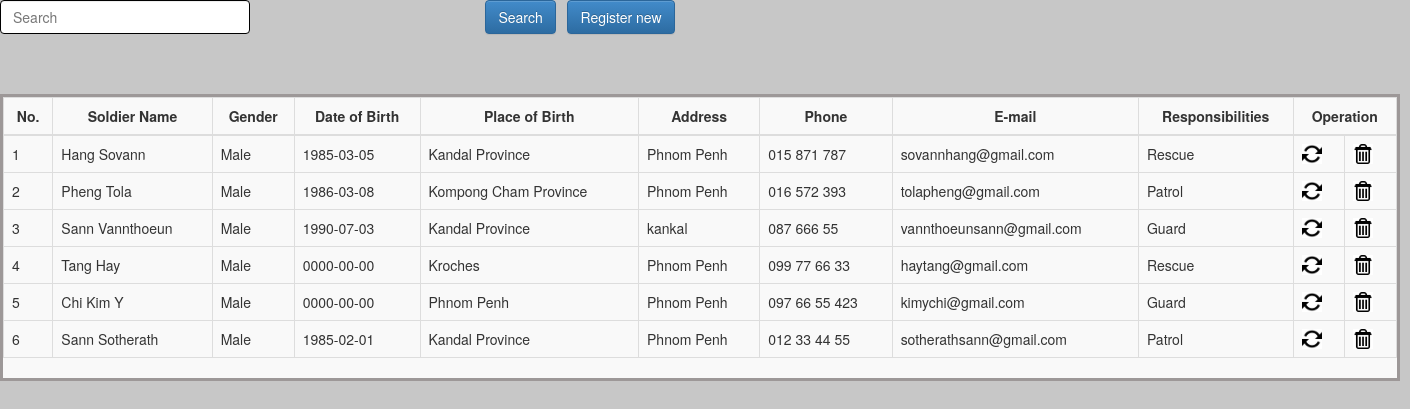
/View_Soldiers.php, run on the app's committed database.
### tables this page shows
CREATE TABLE `sol_tbl` (
  `sol_id` int(10) UNSIGNED NOT NULL,
  `f_name` varchar(30) NOT NULL,
  `l_name` varchar(30) NOT NULL,
  `gender` char(10) NOT NULL,
  `dob` date NOT NULL,
  `pob` varchar(100) NOT NULL,
  `address` varchar(100) NOT NULL,
  `phone` varchar(50) NOT NULL,
  `email` varchar(50) NOT NULL,
  `note` varchar(100) NOT NULL
);

### View_Soldiers.php (the view, shortened to what this page needs)
<!DOCTYPE html PUBLIC "-//W3C//DTD XHTML 1.0 Transitional//EN" "http://www.w3.org/TR/xhtml1/DTD/xhtml1-transitional.dtd">
<html xmlns="http://www.w3.org/1999/xhtml">
<head>
<link rel="stylesheet" type="text/css" href="bootstrap/css/bootstrap.css"/>
<link rel="stylesheet" type="text/css" href="bootstrap/css/bootstrap.min.css"/>
<link rel="stylesheet" type="text/css" href="bootstrap/css/bootstrap-theme.css"/>
<link rel="stylesheet" type="text/css" href="bootstrap/css/bootstrap-theme.min.css"/>
<link rel="stylesheet" type="text/css" href="css/style_view.css" />
</head>
<body>
    <div class="btn_pos">
        <form method="post">
            <input type="text" name="searchtxt" class="input_box_pos form-control" placeholder="Search" />
            <div class="btn_pos_search">
            <input type="submit" class="btn btn-primary btn-large" value="Search"/>&nbsp;&nbsp;
            <a href="?tag=soldier_entry"><input type="button" class="btn btn-large btn-primary" value="Register new" name="butAdd"/></a>
            </div>
        </form>
    </div><br><br>
<br />
<div class="table_margin">
<table class="table table-bordered">
        <thead>
            <tr>
            <th style="text-align: center;">No.</th>
            <th style="text-align: center;">Soldier Name</th>
            <th style="text-align: center;">Gender</th>
            <th style="text-align: center;">Date of Birth</th>
            <th style="text-align: center;">Place of Birth</th>
            <th style="text-align: center;">Address</th>
            <th style="text-align: center;">Phone</th>
            <th style="text-align: center;">E-mail</th>
            <th style="text-align: center;">Responsibilities</th>
            <th style="text-align: center;" colspan="2">Operation</th>
        </tr>
        </thead>
         <?php
		 $key="";
	if($key !="")
		$sql_sel=mysqli_query($dbhandle, "SELECT * FROM sol_tbl WHERE f_name  like '%$key%' or l_name like '%$key%' or note like '%$key%'");
	else
        $sql_sel=mysqli_query($dbhandle, "SELECT * FROM sol_tbl");
    $i=0;
    while($row=mysqli_fetch_array($sql_sel)){
    $i++;
    ?>
      <tr>
            <td><?php echo $i;?></td>
            <td><?php echo $row['f_name']."    ".$row['l_name'];?></td>
            <td><?php echo $row['gender'];?></td>
            <td><?php echo $row['dob'];?></td>
            <td><?php echo $row['pob'];?></td>
            <td><?php echo $row['address'];?></td>
            <td><?php echo $row['phone'];?></td>
            <td><?php echo $row['email'];?></td>
            <td><?php echo $row['note'];?></td>
            <td><a href="?tag=soldier_entry&opr=upd&rs_id=<?php echo $row['sol_id'];?>" title="Upate"><img style="-webkit-box-shadow: 0px 0px 0px 0px rgba(50, 50, 50, 0.75);-moz-box-shadow:    0px 0px 0px 0px rgba(50, 50, 50, 0.75);box-shadow:         0px 0px 0px 0px rgba(50, 50, 50, 0.75);" src="picture/update.png" height="20" alt="Update" /></a></td>
            <td><a href="?tag=view_soldiers&opr=del&rs_id=<?php echo $row['sol_id'];?>" title="Delete"><img style="-webkit-box-shadow: 0px 0px 0px 0px rgba(50, 50, 50, 0.75);-moz-box-shadow:    0px 0px 0px 0px rgba(50, 50, 50, 0.75);box-shadow:         0px 0px 0px 0px rgba(50, 50, 50, 0.75);" src="picture/delete.jpg" height="20" alt="Delete" /></a></td>
        </tr>
    <?php
    }
    ?>
    </table>
</div>
</body>
</html>

### css/style_view.css (style rules this page uses)
body { background-color: #c7c7c7; }
.table_margin { background-color: #f9f9f9; }
.table_margin { width: 1400px; border: 3px solid #9d9898; }
.btn_pos { text-align: center; }
.input_box_pos { width: 250px; border: 1px solid black; float: left; }
.btn_pos { margin-right: 500px; }

### data on the page
sol_tbl: f_name "Hang", l_name "Sovann", gender "Male", dob "1985-03-05", pob "Kandal Province", address "Phnom Penh", phone "015 871 787", email "sovannhang@gmail.com", note "Rescue"
sol_tbl: f_name "Pheng", l_name "Tola", gender "Male", dob "1986-03-08", pob "Kompong Cham Province", address "Phnom Penh", phone "016 572 393", email "tolapheng@gmail.com", note "Patrol"
sol_tbl: f_name "Sann", l_name "Vannthoeun", gender "Male", dob "1990-07-03", pob "Kandal Province", address "kankal", phone "087 666 55", email "vannthoeunsann@gmail.com", note "Guard"
sol_tbl: f_name "Tang", l_name "Hay", gender "Male", dob "0000-00-00", pob "Kroches", address "Phnom Penh", phone "099 77 66 33", email "haytang@gmail.com", note "Rescue"
sol_tbl: f_name "Chi", l_name "Kim Y", gender "Male", dob "0000-00-00", pob "Phnom Penh", address "Phnom Penh", phone "097 66 55 423", email "kimychi@gmail.com", note "Guard"
sol_tbl: f_name "Sann", l_name "Sotherath", gender "Male", dob "1985-02-01", pob "Kandal Province", address "Phnom Penh", phone "012 33 44 55", email "sotherathsann@gmail.com", note "Patrol"
